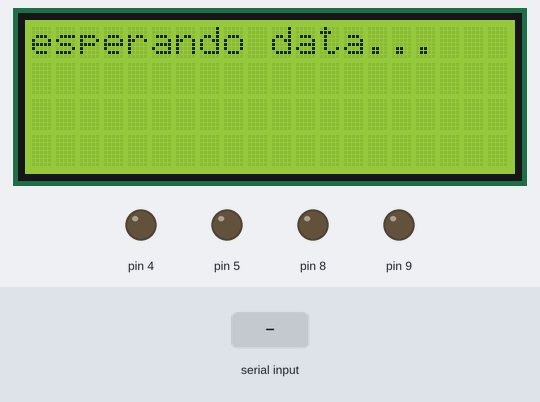
Bench run of a sketch on a simulated Arduino Uno, built with avr-gcc and run on an emulated ATmega328P. Parts: 20×4 character LCD, output pins drawn as LEDs (lit = HIGH). The inputs (shaded band) are chosen by the test bench. What the sketch prints to the serial monitor is not drawn.

Above: at 1.2 s.
1.3 s: "a" received over Serial
At 2.4 s:
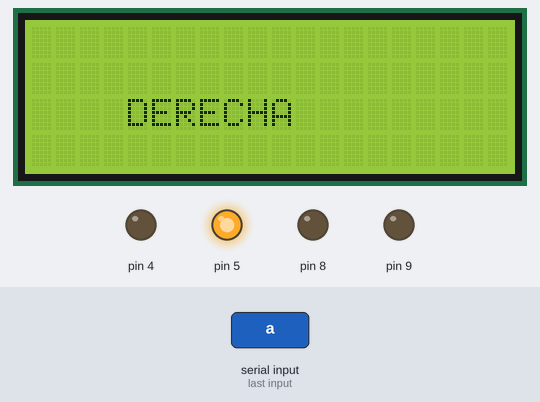
5.8 s: "b" received over Serial
At 10.9 s:
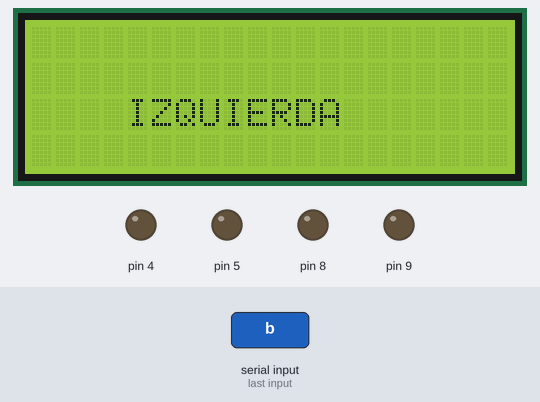
11.8 s: "e" received over Serial
At 14.8 s:
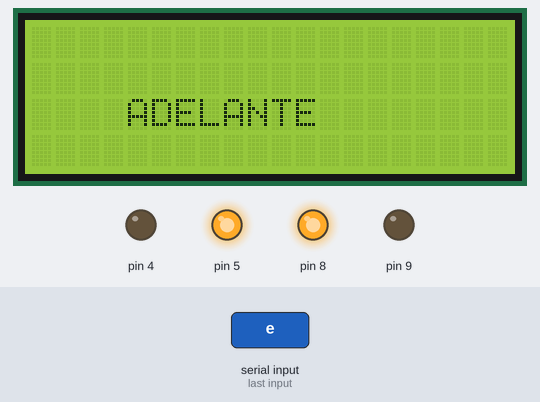
17.8 s: "f" received over Serial
At 19.6 s:
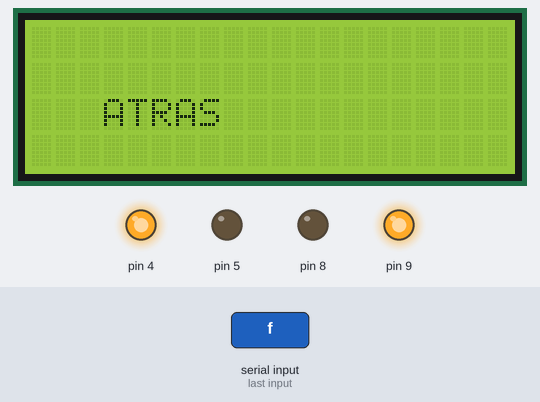
Timing chart, 0 to 23.8 s (numbered marks = the images above; inputs shaded):
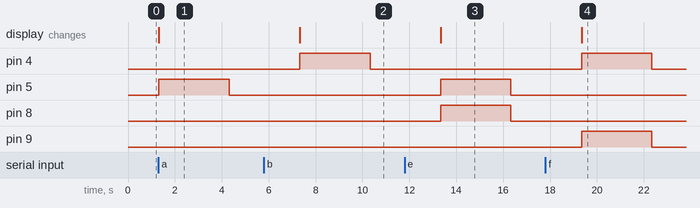

Measured:
- after the input at 1.3 s, pin 5: LOW → HIGH at once, → LOW 3.0 s later; the display: changes at once (image 1)
- after the input at 5.8 s, pin 4: LOW → HIGH after 1.5 s, → LOW 3.0 s later; the display: changes after 1.5 s (image 2)
- after the input at 11.8 s, pin 5, pin 8: LOW → HIGH after 1.5 s, → LOW 3.0 s later; the display: changes after 1.5 s (image 3)
- after the input at 17.8 s, pin 4, pin 9: LOW → HIGH after 1.5 s, → LOW 3.0 s later; the display: changes after 1.5 s (image 4)

The sketch:

CARRITO.ino
```cpp
//librerias
#include <LiquidCrystal_I2C.h>
#include <SoftwareSerial.h>

//variables de la libreria
LiquidCrystal_I2C lcd(0x3F, 20, 4); //direccion,No. de caracteres, No. lineas
SoftwareSerial BT_JULIO(10, 11); // RX | TX
//variables globales
int timer = 3000;

void setup() {
  // put your setup code here, to run once:
  lcd.init();        //inicializar el I2C-lcd
  lcd.backlight();
  lcd.setCursor(0, 0);
  lcd.print("esperando data...");

  Serial.begin(9600);//inicializar el serial
  BT_JULIO.begin(9600);  // HC-05 iniciando

  pinMode(4, OUTPUT);
  pinMode(5, OUTPUT);
  pinMode(8, OUTPUT);
  pinMode(9, OUTPUT);
}

void loop() {
  // put your main code here, to run repeatedly:
  if (Serial.available() > 0) {
    int dato = Serial.read();
    switch (dato) {
      case'a':                      //HACIA ADELANTE RUEDA IZQUIERDA
        lcd.clear();
        lcd.setCursor(4,2);
        lcd.print("DERECHA");
        digitalWrite(5, HIGH);
        Serial.println("MOTOR ON");
        delay(timer);

        digitalWrite(5, LOW);
        Serial.println("MOTOR OFF");
        delay(timer);
        break;
      case'b':                    //HACIA ATRAS RUEDA IZQUIERDA
        lcd.clear();
        lcd.setCursor(4,2);
        lcd.print("IZQUIERDA");
        digitalWrite(4, HIGH);
        Serial.println("MOTOR ON");
        delay(timer);

        digitalWrite(4, LOW);
        Serial.println("MOTOR OFF");
        delay(timer);
        break;

      case'c':                    //HACIA ADELANTE RUEDA DERECHA
        lcd.clear();
        lcd.setCursor(4,2);
        lcd.print("IZQUIERDA");
        digitalWrite(8, HIGH);
        Serial.println("MOTOR ON");
        delay(timer);

        digitalWrite(8, LOW);
        Serial.println("MOTOR OFF");
        delay(timer);
        break;
      case'd':                    //HACIA ATRAS RUEDA IZQUIERDA
        lcd.clear();
        lcd.setCursor(4,2);
        lcd.print("DERECHA");
        digitalWrite(9, HIGH);
        Serial.println("MOTOR ON");
        delay(timer);

        digitalWrite(9, LOW);
        Serial.println("MOTOR OFF");
        delay(timer);
        break;
      case'e':                    //HACIA ADELANTE 2 RUEDAS
        lcd.clear();
        lcd.setCursor(4,2);
        lcd.print("ADELANTE");
        digitalWrite(5, HIGH);
        digitalWrite(8, HIGH);
        Serial.println("MOTOR ON");
        delay(timer);

        digitalWrite(5, LOW);
        digitalWrite(8, LOW);
        Serial.println("MOTOR OFF");
        delay(timer);
        break;
      case'f':                    //HACIA ATRAZ 2 RUEDAS
        lcd.clear();
        lcd.setCursor(3,2);
        lcd.print("ATRAS");
        digitalWrite(4, HIGH);
        digitalWrite(9, HIGH);
        Serial.println("MOTOR ON");
        delay(timer);

        digitalWrite(4, LOW);
        digitalWrite(9, LOW);
        Serial.println("MOTOR OFF");
        delay(timer);
        break;
    }
  }
}
```
